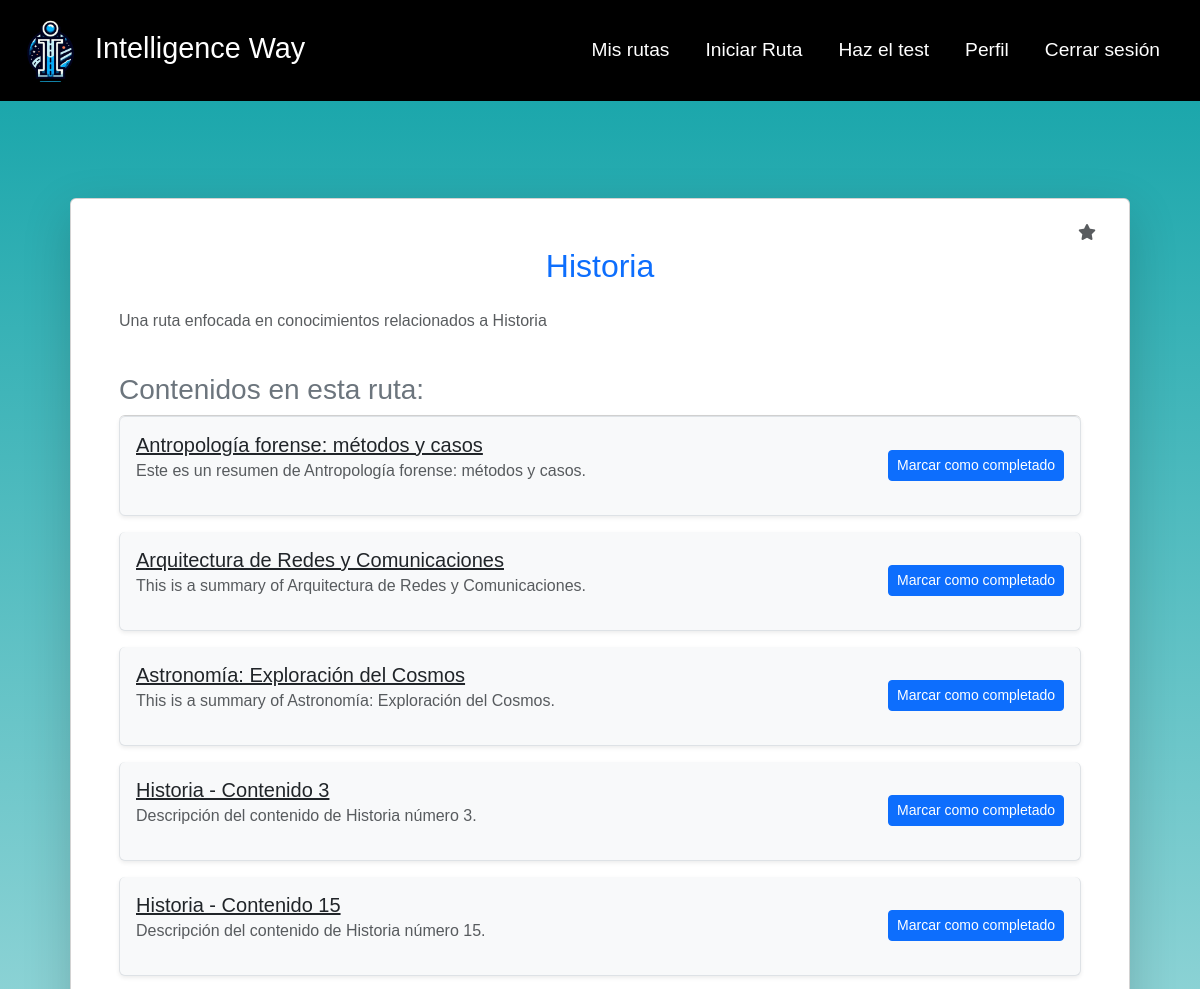
The page /route/my-routes/53/ (signed in, upper part) on the database as committed earlier.
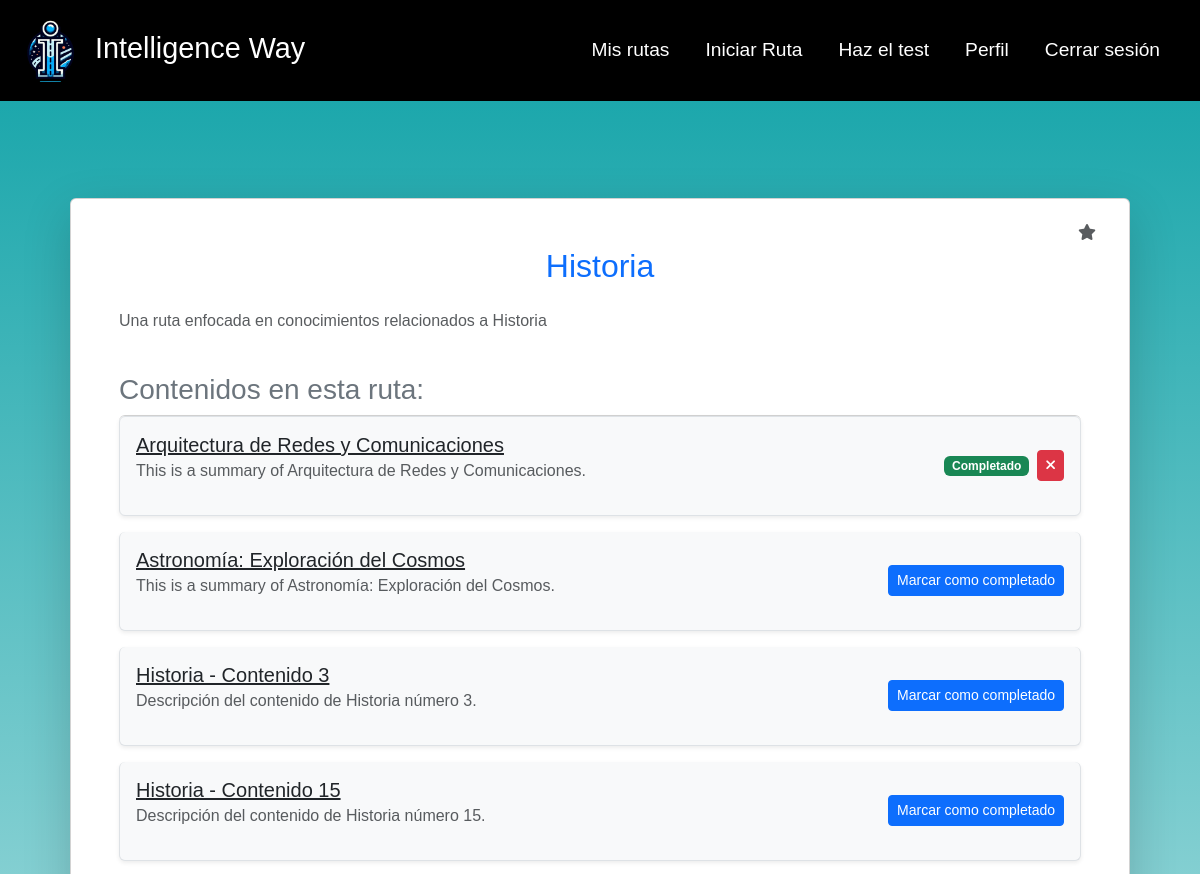
The same page on the database as committed later.
### route/models.py (models this page shows, shortened)
class Contenido(models.Model):
    NIVEL_DIFICULTAD = [
        (1, 'Introductorio'),
        (2, 'Principiante-Básico'),
        (3, 'Principiante-Intermedio'),
        (4, 'Intermedio'),
        (5, 'Intermedio-Avanzado'),
        (6, 'Avanzado'),
        (7, 'Muy Avanzado'),
        (8, 'Experto'),
    ]
    title = models.CharField(max_length=100)
    autor = models.ForeignKey(Autor, default="Autor borrado", on_delete=models.SET_DEFAULT)
    tags = models.ManyToManyField(Tag, default="Tag borrado")
    duracion = models.IntegerField()
    tipoDeContenido = models.IntegerField()
    link = models.CharField(max_length=255)
    description = models.TextField(max_length=255)
    nivel = models.IntegerField(choices=NIVEL_DIFICULTAD)
    contenidosPrevios = models.ManyToManyField('self', blank=True)
    imagen = models.ImageField(
        upload_to='IntelligenceWay/static/contenidos/img/',
        null=True, blank=True,
        default='IntelligenceWay/static/contenidos/img/default_image.jpg'
    )

### route/views.py (the view)
# urls.py: path('my-routes/<int:pk>/', views.RutaDetail.as_view(), name='ruta_detail'),
class RutaDetail(LoginRequiredMixin, DetailView):
    model = RutaAprendizaje
    template_name = 'ruta_detail.html'
    context_object_name = 'route'
    def get_context_data(self, **kwargs):
        context = super().get_context_data(**kwargs)
        context['contenidos'] = self.object.contenidos.all()
        progreso_dict = {}
        for contenido in context['contenidos']:
            progreso = ProgresoContenido.objects.filter(usuario=self.request.user, contenido=contenido).first()
            if progreso:
                progreso_dict[contenido.id] = progreso.completado  # Solo guarda el estado de completado
            else:
                progreso_dict[contenido.id] = False  # Si no hay progreso, se considera no completado
        context['progreso_dict'] = progreso_dict
        favorito = Favorito.objects.filter(usuario=self.request.user).first()
        idRuta = self.get_object().id
        ruta_actual = RutaAprendizaje.objects.get(id=idRuta)
        if ruta_actual in favorito.lista.all():
            contenido_en_favoritos = True
        else:
            contenido_en_favoritos = False
        context['contenido_en_favoritos'] = contenido_en_favoritos
        return context

### route/templatetags/custom_filters.py (called while the page is built)
@register.filter
def get_item(dictionary, key):
    return dictionary.get(key)

### route/templates/ruta_detail.html (shortened to what this page needs)
{% extends "base.html" %}
{% load custom_filters %}
{% load static %}
{% block content %}
<link rel="stylesheet" href="{% static 'css/modal.css' %}">
<link href="https://cdnjs.cloudflare.com/ajax/libs/font-awesome/6.0.0-beta3/css/all.min.css" rel="stylesheet">
<div class="container mt-5">
    <div class="card shadow-lg p-5">
        <h2 class="mb-4 text-center text-primary">{{ route.title }}</h2>
        <div style="position: absolute; top: 15px; right: 20px;">
            <form action="{% url 'agregar_a_favoritos' ruta_id=route.id %}" method="post">
                <button type="submit" class="btn btn-link">
                    <i class="fas fa-star {% if contenido_en_favoritos %}text-warning{% else %}text-muted{% endif %}"></i>
                </button>
            </form>
        </div>
        <p class="text-muted">{{ route.description }}</p>
        <h3 class="mt-4 text-secondary">Contenidos en esta ruta:</h3>
        <ul class="list-group">
            {% for contenido in contenidos %}
                <li class="list-group-item d-flex justify-content-between align-items-center mb-3 rounded shadow-sm p-3" style="background-color: #f8f9fa;">
                    <div>
                        <a href="{% url 'contenido_detail' contenido.id %}" class="h5 text-dark">{{ contenido.title }}</a>
                        <p class="text-muted">{{ contenido.description }}</p>
                    </div>
                    <div class="d-flex align-items-center">
                        {% if progreso_dict|get_item:contenido.id %}
                            <span class="badge bg-success">Completado</span>
                            <form action="{% url 'actualizar_progreso_contenido' route.id contenido.id %}" method="post" style="display:inline;">
                                <button type="submit" class="btn btn-sm btn-danger ms-2" title="Desmarcar">
                                    <i class="fas fa-times"></i>
                                </button>
                            </form>
                        {% else %}
                            <button onclick="openModal('{{ route.id }}', '{{ contenido.id }}')" class="btn btn-sm btn-primary">Marcar como completado</button>
                        {% endif %}
                    </div>
                </li>
            {% empty %}
                <li class="list-group-item text-center">No hay contenidos en esta ruta de aprendizaje.</li>
            {% endfor %}
        </ul>
    </div>
</div>
{% endblock %}

Rows that differ between the two databases and show on the page:
removed Contenido: title "Antropología forense: métodos y casos", description "Este es un resumen de Antropología forense: métodos y casos."
computed for Contenido "Arquitectura de Redes y Comunicaciones": text "Marcar como completado" → "Completado"
